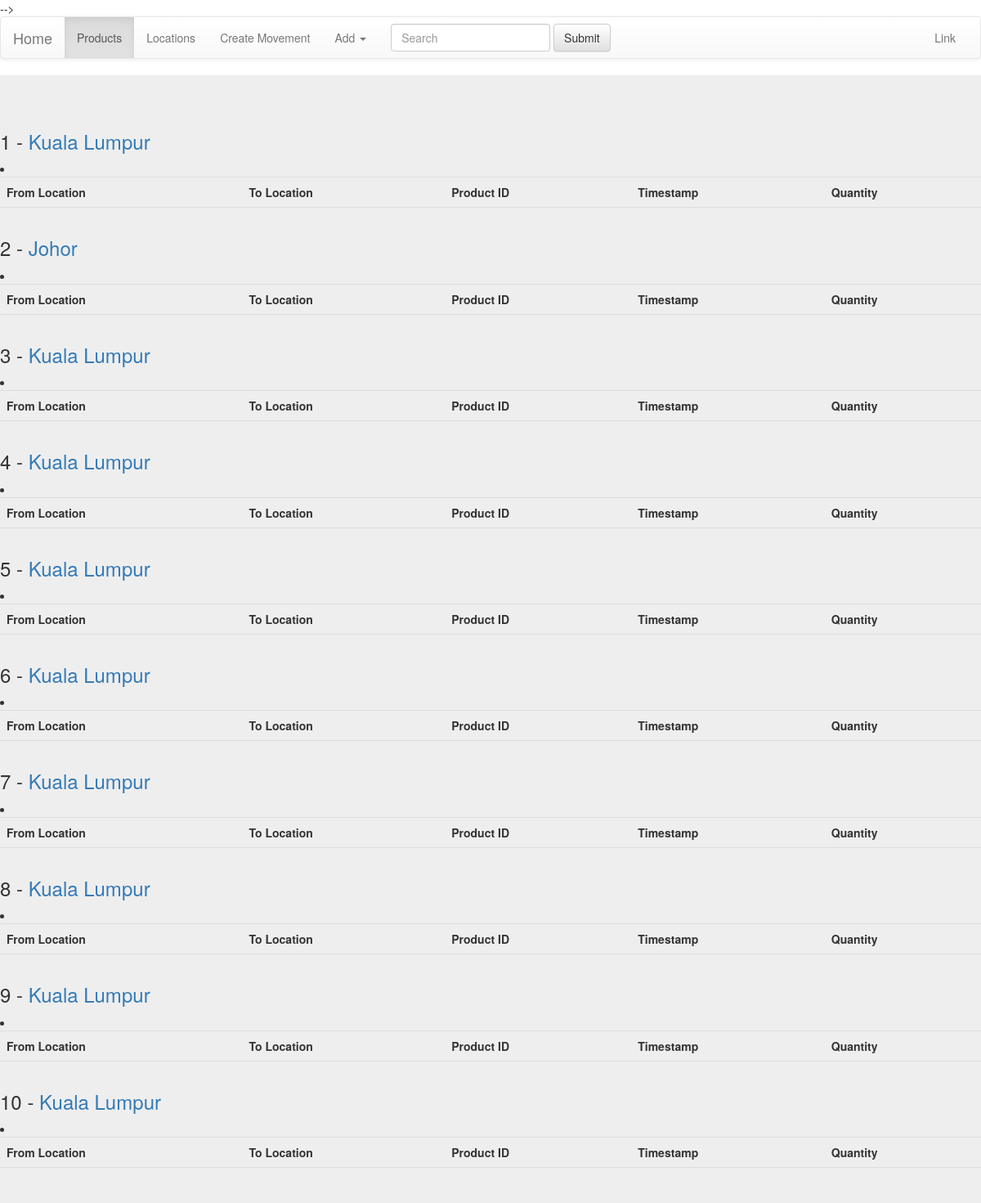
The app's page /mov/ with its own data.
### productmovement/models.py (models this page shows, shortened)
class ProductMovement(models.Model):
    from_location = models.ForeignKey(Location,related_name='location-from+', on_delete=models.CASCADE, default=True, blank=True)
    product_id = models.ForeignKey(Product, on_delete=CASCADE)
    timestamp = models.DateTimeField(auto_now=True)
    to_location = models.ForeignKey(Location, related_name='location-to+',on_delete=models.CASCADE, default=True,blank= True)
    qty = models.IntegerField()
    def get_absolute_url(self):
        return reverse("productmovement:productmov-detail", kwargs={"id": self.id})

### locations/models.py (models this page shows, shortened)
class Location(models.Model):
    location_name = models.CharField(max_length=120)
    def __str__(self):
        return self.location_name

### productmovement/views.py (the view)
class ProductMovementListView(ListView):
    template_name   = 'productmovement/productmovement_list.html'
    queryset = ProductMovement.objects.all()

### productmovement/templates/productmovement/productmovement_list.html
{% extends 'base.html' %}
{% block content %}
{% for instance in object_list %}
   <h3> {{ instance.id }} - <a href='{{ instance.get_absolute_url }}'>{{ instance.from_location }}</a></h3>
<li>
    <table class="table">
        <tr>
          <th>From Location</th>
          <th>To Location</th>
          <th>Product ID</th>
          <th>Timestamp </th>
          <th>Quantity</th>
        </tr>
        <tr>
          <td>{{ object.from_location }}</td>
          <td> {{ object.to_location }}</td>
          <td>{{ object.product_id }}</td>
          <td>{{ object.timestamp }}</td>
          <td>{{ object.from_location_qty  }}</td>
    </table>
</li>
{% endfor %}
{% endblock %}

### templates/base.html (shortened to what this page needs)
<!DOCTYPE html>
{% load static %}
<html lang="en">
<head>
<link rel="stylesheet" href="https://maxcdn.bootstrapcdn.com/bootstrap/3.3.7/css/bootstrap.min.css">
<link rel="stylesheet" href="https://maxcdn.bootstrapcdn.com/bootstrap/3.3.7/css/bootstrap-theme.min.css">
</head>
<body>
     -->
    <nav class="navbar navbar-default">
      <div class="container-fluid">
        <div class="navbar-header">
          <a class="navbar-brand" href="{{ home }}">Home</a>
        </div>
        <div class="collapse navbar-collapse" id="bs-example-navbar-collapse-1">
          <ul class="nav navbar-nav">
            <li class="active"><a href="{% url 'products:product-list' %}">Products <span class="sr-only">(current)</span></a></li>
            <li><a href="{% url 'locations:location-list' %}">Locations</a></li>
            <li><a href="{% url 'productmovement:productmov-create' %}">Create Movement</a></li>
            <li class="dropdown">
              <a href="#" class="dropdown-toggle" data-toggle="dropdown" role="button" aria-haspopup="true" aria-expanded="false">Add <span class="caret"></span></a>
            </li>
          </ul>
          <form class="navbar-form navbar-left">
            <div class="form-group">
              <input type="text" class="form-control" placeholder="Search">
            </div>
            <button type="submit" class="btn btn-default">Submit</button>
          </form>
          <ul class="nav navbar-nav navbar-right">
            <li><a href="#">Link</a></li>
            </div>
        </div>
    </nav>
    <div class="jumbotron mycontent">
        {% block content %}
        {% endblock %}
    </div>
</body>
</html>

### records on screen
ProductMovement: id "1", from_location "Kuala Lumpur"
ProductMovement: id "2", from_location "Johor"
ProductMovement: id "3", from_location "Kuala Lumpur"
ProductMovement: id "4", from_location "Kuala Lumpur"
ProductMovement: id "5", from_location "Kuala Lumpur"
ProductMovement: id "6", from_location "Kuala Lumpur"
ProductMovement: id "7", from_location "Kuala Lumpur"
ProductMovement: id "8", from_location "Kuala Lumpur"
ProductMovement: id "9", from_location "Kuala Lumpur"
ProductMovement: id "10", from_location "Kuala Lumpur"
